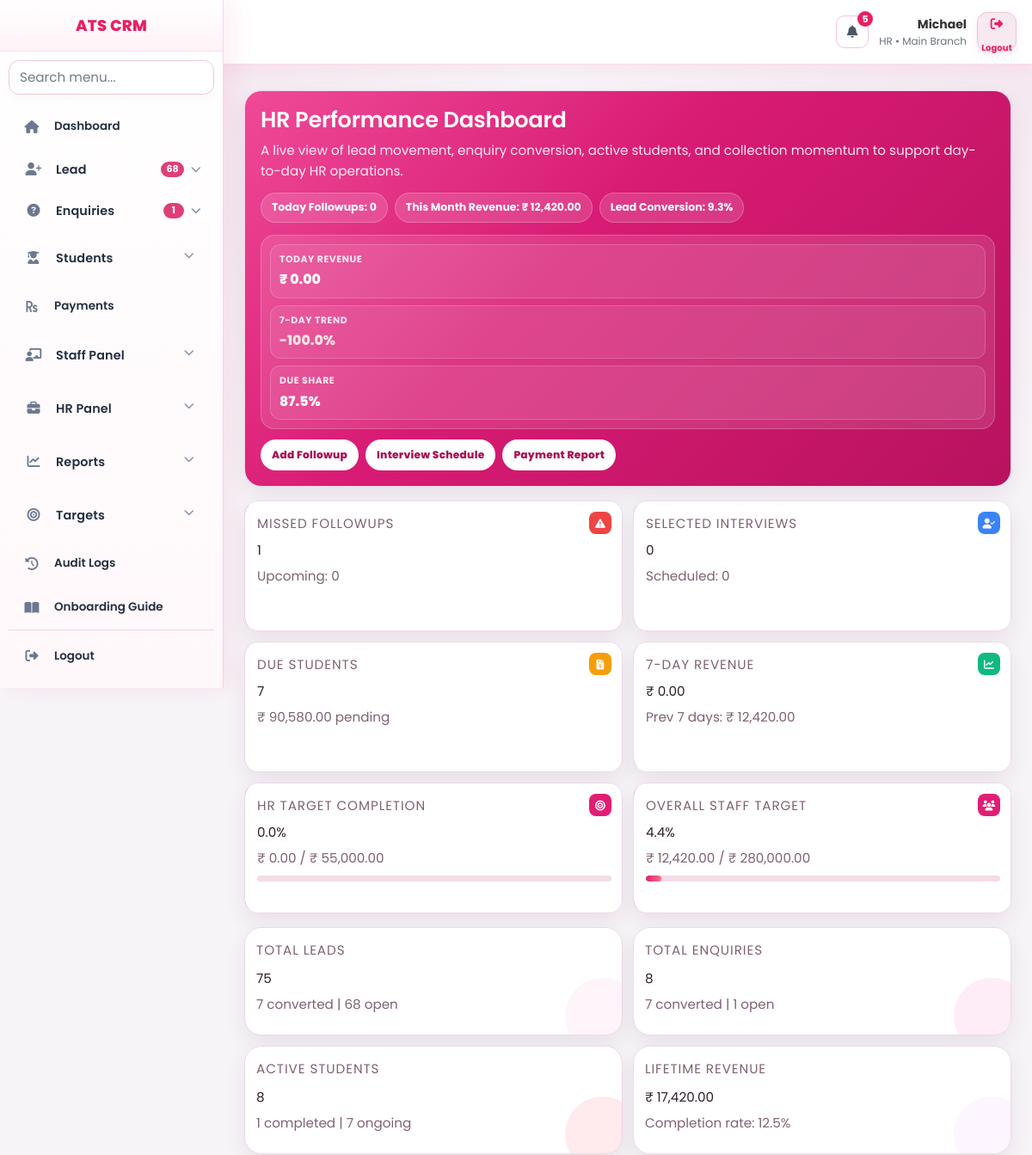
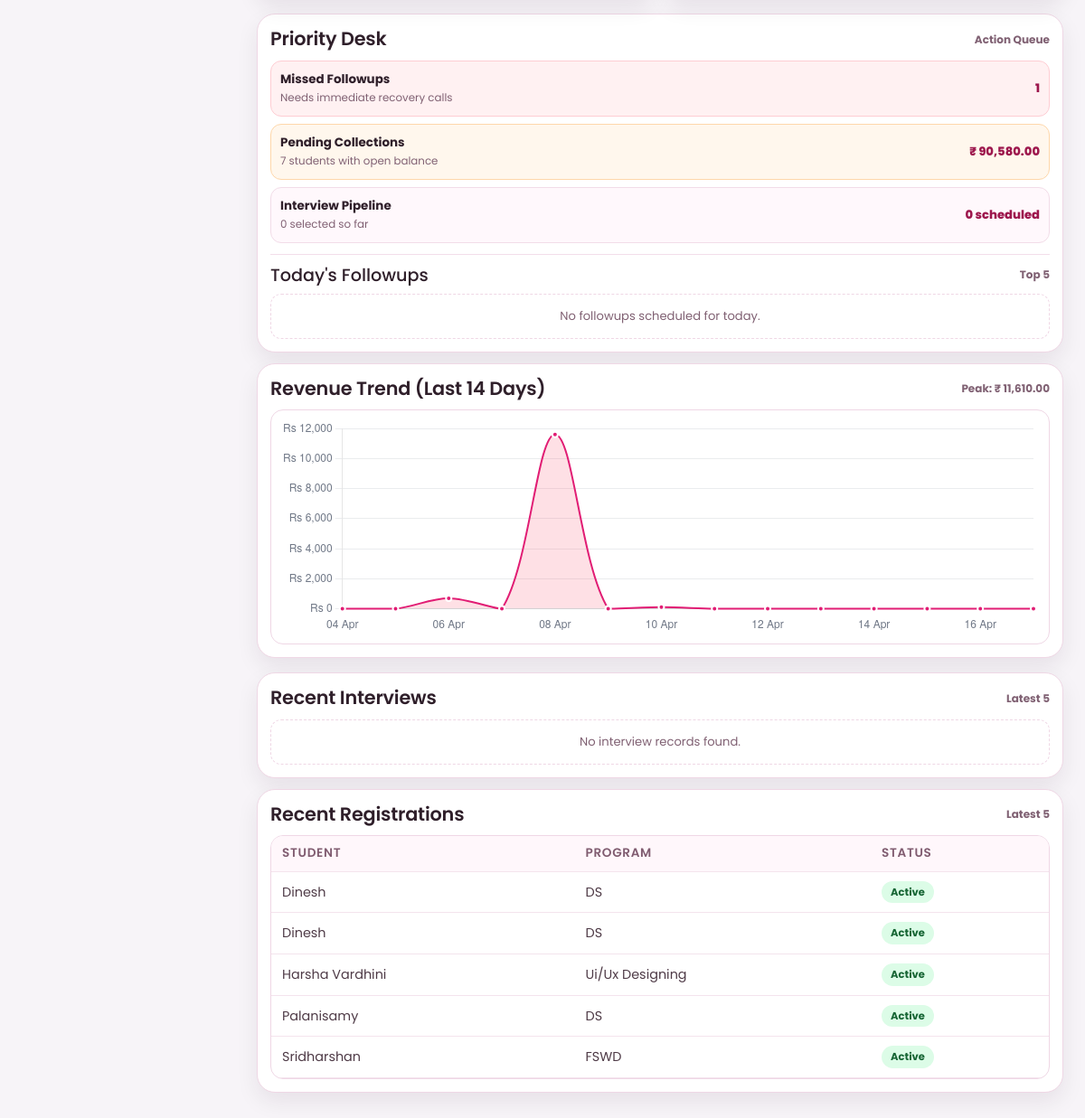
The app's page /index.php?page=reports/payment (signed in) with its own data (2 pictures, top to bottom).
### tables this page shows
CREATE TABLE `menus` (
  `id` int(11) NOT NULL AUTO_INCREMENT,
  `menu_name` varchar(150) NOT NULL,
  `menu_slug` varchar(150) NOT NULL,
  `parent_id` int(11) DEFAULT NULL,
  `icon` varchar(100) DEFAULT NULL,
  `sort_order` int(11) DEFAULT 0,
  `status` tinyint(1) DEFAULT 1,
  `created_at` datetime DEFAULT current_timestamp(),
  `updated_at` datetime DEFAULT current_timestamp() ON UPDATE current_timestamp(),
  PRIMARY KEY (`id`)
);

CREATE TABLE `registrations` (
  `id` int(11) NOT NULL AUTO_INCREMENT,
  `registration_no` varchar(50) DEFAULT NULL,
  `enquiry_id` int(11) DEFAULT NULL,
  `branch_id` int(11) NOT NULL,
  `reg_type` enum('course','internship','workshop') NOT NULL,
  `source_type` enum('lead','direct','walkin','reference','online','other') DEFAULT 'direct',
  `joined_on` date DEFAULT NULL,
  `enquiry_snapshot_name` varchar(150) DEFAULT NULL,
  `enquiry_snapshot_phone` varchar(20) DEFAULT NULL,
  `enquiry_snapshot_email` varchar(150) DEFAULT NULL,
  `program_name` varchar(150) DEFAULT NULL,
  `batch_name` varchar(150) DEFAULT NULL,
  `internship_days` int(11) DEFAULT NULL,
  `internship_batch` varchar(100) DEFAULT NULL,
  `internship_start_date` date DEFAULT NULL,
  `internship_end_date` date DEFAULT NULL,
  `internship_completion_status` enum('pending','in_progress','completed') NOT NULL DEFAULT 'pending',
  `internship_certificate_status` enum('not_given','given') NOT NULL DEFAULT 'not_given',
  `internship_certificate_issued_at` datetime DEFAULT NULL,
  `internship_report_status` enum('not_provided','provided') NOT NULL DEFAULT 'not_provided',
  `internship_report_issued_at` datetime DEFAULT NULL,
  `internship_report_due_days` int(11) DEFAULT NULL,
  `total_fee` decimal(10,2) NOT NULL DEFAULT 0.00,
  `discount_amount` decimal(10,2) NOT NULL DEFAULT 0.00,
  `final_fee` decimal(10,2) NOT NULL DEFAULT 0.00,
  `paid_amount` decimal(10,2) NOT NULL DEFAULT 0.00,
  `balance_amount` decimal(10,2) NOT NULL DEFAULT 0.00,
  `payment_status` enum('unpaid','partial','paid') NOT NULL DEFAULT 'unpaid',
  `notes` text DEFAULT NULL,
  `registration_status` enum('draft','active','completed','cancelled') NOT NULL DEFAULT 'draft',
  `assigned_to` int(11) DEFAULT NULL,
  `created_by` int(11) NOT NULL,
  `created_at` datetime NOT NULL,
  `updated_at` datetime NOT NULL,
  PRIMARY KEY (`id`),
  UNIQUE KEY `uk_registration_no` (`registration_no`),
  KEY `enquiry_id` (`enquiry_id`),
  KEY `branch_id` (`branch_id`),
  KEY `assigned_to` (`assigned_to`),
  KEY `status` (`registration_status`),
  KEY `idx_enquiry_id` (`enquiry_id`),
  KEY `idx_branch_id` (`branch_id`),
  KEY `idx_reg_type` (`reg_type`),
  KEY `idx_assigned_to` (`assigned_to`),
  KEY `idx_registration_status` (`registration_status`),
  CONSTRAINT `fk_reg_enquiry` FOREIGN KEY (`enquiry_id`) REFERENCES `enquiries` (`id`) ON DELETE CASCADE
);

### views/dashboard/hr.php (the view, shortened to what the rows shown need)
<?php
if (!function_exists('h')) {
    function h($v) {
        return htmlspecialchars((string)$v, ENT_QUOTES, 'UTF-8');
    }
}
function hrSum(PDO $pdo, string $sql): float {
    try {
        return (float)($pdo->query($sql)->fetchColumn() ?? 0);
    } catch (Exception $e) {
        return 0.0;
    }
}
$regs = [];
try {
    $regs = $pdo->query("
        SELECT enquiry_snapshot_name, program_name, registration_status, joined_on, created_at
        FROM registrations
        ORDER BY id DESC
        LIMIT 5
    ")->fetchAll(PDO::FETCH_ASSOC);
} catch (Exception $e) {
    $regs = [];
}
$chartLabelMap = [];
$chartValueMap = [];
for ($i = 13; $i >= 0; $i--) {
    $d = date('Y-m-d', strtotime("-$i days"));
    $chartLabelMap[$d] = date('d M', strtotime($d));
    $chartValueMap[$d] = 0.0;
}
try {
    $stmt = $pdo->query("
        SELECT payment_date AS pay_day, SUM(amount) AS revenue
        FROM registration_payments
        WHERE payment_date >= CURDATE() - INTERVAL 13 DAY
        GROUP BY payment_date
    ");
    while ($row = $stmt->fetch(PDO::FETCH_ASSOC)) {
        $day = (string)($row['pay_day'] ?? '');
        if (isset($chartValueMap[$day])) {
            $chartValueMap[$day] = (float)($row['revenue'] ?? 0);
        }
    }
} catch (Exception $e) {
}
$chartLabels = array_values($chartLabelMap);
$chartData = array_values($chartValueMap);
$last7Revenue = hrSum($pdo, "SELECT IFNULL(SUM(amount),0) FROM registration_payments WHERE payment_date >= CURDATE() - INTERVAL 6 DAY");
$prev7Revenue = hrSum($pdo, "SELECT IFNULL(SUM(amount),0) FROM registration_payments WHERE payment_date BETWEEN CURDATE() - INTERVAL 13 DAY AND CURDATE() - INTERVAL 7 DAY");
$revenueTrendPct = ($prev7Revenue > 0) ? round((($last7Revenue - $prev7Revenue) / $prev7Revenue) * 100, 1) : ($last7Revenue > 0 ? 100.0 : 0.0);
?>
<div class="hrd-dashboard">
    <section class="hrd-hero">
        <div class="hrd-hero-grid">
            <div>
                <h2 class="hrd-title">HR Performance Dashboard</h2>
            </div>
        </div>
    </section>
    <section class="hrd-row">
        <article class="hrd-card">
            <?php if (empty($regs)): ?>
                <div class="hrd-empty">No registrations found yet.</div>
            <?php else: ?>
                <div class="hrd-table-wrap">
                    <table class="hrd-table">
                        <thead>
                            <tr>
                                <th>Student</th>
                                <th>Program</th>
                                <th>Status</th>
                            </tr>
                        </thead>
                        <tbody>
                            <?php foreach ($regs as $r):
                                $rs = strtolower(trim((string)($r['registration_status'] ?? '')));
                                $rClass = 'is-neutral';
                                if ($rs === 'active' || $rs === 'completed') {
                                    $rClass = 'is-positive';
                                } elseif ($rs === 'draft') {
                                    $rClass = 'is-info';
                                }
                            ?>
                                <tr>
                                    <td><?= h($r['enquiry_snapshot_name'] ?? '-') ?></td>
                                    <td><?= h($r['program_name'] ?? '-') ?></td>
                                    <td><span class="hrd-badge <?= h($rClass) ?>"><?= h(ucfirst($r['registration_status'] ?? '-')) ?></span></td>
                                </tr>
                            <?php endforeach; ?>
                        </tbody>
                    </table>
                </div>
            <?php endif; ?>
        </article>
    </section>
</div>
<script>
(function(){
    const el = document.getElementById('hrRevenueChart');
    if (!el || typeof Chart === 'undefined') return;
    const labels = <?= json_encode($chartLabels, JSON_UNESCAPED_SLASHES) ?>;
    const values = <?= json_encode($chartData, JSON_NUMERIC_CHECK) ?>;
    const trendDirection = <?= json_encode($revenueTrendPct >= 0 ? 'up' : 'down') ?>;
    new Chart(el, {
        type: 'line',
        data: {
            labels: labels,
            datasets: [{
                label: 'Revenue',
                data: values,
                borderColor: '#e11d74',
                backgroundColor: trendDirection === 'up' ? 'rgba(225, 29, 116, 0.16)' : 'rgba(244, 63, 94, 0.16)',
                pointBackgroundColor: '#e11d74',
                pointBorderColor: '#fff',
                pointRadius: 3,
                pointHoverRadius: 5,
                fill: true,
                tension: 0.34,
                borderWidth: 2
            }]
        },
        options: {
            responsive: true,
            maintainAspectRatio: false,
            plugins: {
                legend: { display: false },
                tooltip: {
                    callbacks: {
                        label: function(ctx){
                            return 'Revenue: Rs ' + Number(ctx.raw || 0).toLocaleString('en-IN', {
                                minimumFractionDigits: 2,
                                maximumFractionDigits: 2
                            });
                        }
                    }
                }
            },
            scales: {
                x: {
                    grid: { display: false },
                    ticks: { color: '#6f7786', maxRotation: 0, autoSkip: true, maxTicksLimit: 7 }
                },
                y: {
                    beginAtZero: true,
                    ticks: {
                        color: '#6f7786',
                        callback: function(value){
                            return 'Rs ' + Number(value || 0).toLocaleString('en-IN');
                        }
                    },
                    grid: { color: 'rgba(110, 118, 133, 0.14)' }
                }
            }
        }
    });
})();
</script>

### views/layout/sidebar.php (shortened to what the rows shown need)
<?php
$role_id     = $_SESSION['role_id'] ?? 0;
$currentPage = $_GET['page'] ?? '';
$sessionUserId = (int)($_SESSION['user_id'] ?? 0);
$sessionBranchId = (int)($_SESSION['branch_id'] ?? 0);
$stmt = $pdo->prepare("
    SELECT m.*
    FROM menus m
    INNER JOIN role_permissions rp
        ON rp.menu_id = m.id
    WHERE rp.role_id = :role_id
      AND rp.can_view = 1
      AND m.status = 1
    ORDER BY m.parent_id ASC, m.sort_order ASC
");
$stmt->execute([
    'role_id' => $role_id
]);
$menus = $stmt->fetchAll(PDO::FETCH_ASSOC);
$menus = array_values(array_filter($menus, function($m) {
    $slug = $m['menu_slug'] ?? '';
    return !(
        strpos($slug, 'dashboard/') === 0
        || $slug === 'dashboard'
        || $slug === 'system/demo_reset'
    );
}));
$menuTree = [];
foreach ($menus as $menu) {
    if ($menu['parent_id'] === NULL) {
        $menuTree[$menu['id']] = $menu;
        $menuTree[$menu['id']]['children'] = [];
    }
}
foreach ($menus as $menu) {
    if ($menu['parent_id'] !== NULL && isset($menuTree[$menu['parent_id']])) {
        $menuTree[$menu['parent_id']]['children'][] = $menu;
    }
}
function isParentOpen($parent, $currentPage) {
    if (!isset($parent['children']) || empty($parent['children'])) return false;
    return false;
}
$sidebarBadges = [
    'lead' => 0,
    'enquiries' => 0,
    'enquiries/followups' => 0,
];
try {
    $sidebarBadgeCacheKey = 'sidebar_badges_' . $sessionUserId;
    $cachedSidebarBadges = $_SESSION[$sidebarBadgeCacheKey] ?? null;
    $useBadgeCache = is_array($cachedSidebarBadges)
        && isset($cachedSidebarBadges['ts'], $cachedSidebarBadges['values'])
        && (time() - (int)$cachedSidebarBadges['ts']) <= 30
        && (int)($cachedSidebarBadges['role_id'] ?? 0) === (int)$role_id
        && (int)($cachedSidebarBadges['branch_id'] ?? 0) === (int)$sessionBranchId;
    if ($useBadgeCache) {
        $vals = (array)$cachedSidebarBadges['values'];
        foreach ($sidebarBadges as $k => $v) {
            if (isset($vals[$k])) $sidebarBadges[$k] = max(0, (int)$vals[$k]);
        }
    } else {
        $canAllBranchesSidebar = 0;
        try {
            $stRole = $pdo->prepare("SELECT can_access_all_branches FROM roles WHERE id=? LIMIT 1");
            $stRole->execute([(int)$role_id]);
            $canAllBranchesSidebar = (int)($stRole->fetchColumn() ?? 0);
        } catch (Throwable $e) {
            $canAllBranchesSidebar = 0;
        }
        $leadSql = "SELECT COUNT(*) FROM leads l WHERE l.status NOT IN ('converted','closed')";
        $leadParams = [];
        if ($canAllBranchesSidebar !== 1 && $sessionBranchId > 0) {
            $leadSql .= " AND l.branch_id = ?";
            $leadParams[] = $sessionBranchId;
        }
        $stLead = $pdo->prepare($leadSql);
        $stLead->execute($leadParams);
        $sidebarBadges['lead'] = (int)($stLead->fetchColumn() ?: 0);
        $enqSql = "SELECT COUNT(*) FROM enquiries e WHERE e.status IN ('new','followup')";
        $enqParams = [];
        if ($canAllBranchesSidebar !== 1 && $sessionBranchId > 0) {
            $enqSql .= " AND e.branch_id = ?";
            $enqParams[] = $sessionBranchId;
        }
        $stEnq = $pdo->prepare($enqSql);
        $stEnq->execute($enqParams);
        $sidebarBadges['enquiries'] = (int)($stEnq->fetchColumn() ?: 0);
        $fuSql = "
            SELECT COUNT(*)
            FROM enquiry_followups f
            INNER JOIN enquiries e ON e.id = f.enquiry_id
            WHERE LOWER(TRIM(COALESCE(f.status,'pending'))) = 'pending'
        ";
        $fuParams = [];
        if ($canAllBranchesSidebar !== 1 && $sessionBranchId > 0) {
            $fuSql .= " AND f.branch_id = ?";
            $fuParams[] = $sessionBranchId;
        }
        $stFu = $pdo->prepare($fuSql);
        $stFu->execute($fuParams);
        $sidebarBadges['enquiries/followups'] = (int)($stFu->fetchColumn() ?: 0);
    }
} catch (Throwable $e) {
}
if (!function_exists('sidebarBadgeText')) {
    function sidebarBadgeText($count): string {
        $c = max(0, (int)$count);
        return $c > 99 ? '99+' : (string)$c;
    }
}
?>
<div class="sidebar" id="crmSidebar">
    <ul class="menu-list">
        <?php foreach ($menuTree as $parent): ?>
            <?php
                $hasChildren  = !empty($parent['children']);
                $parentOpen   = isParentOpen($parent, $currentPage);
                $parentActive = ($currentPage === $parent['menu_slug']) || $parentOpen;
            ?>
            <li class="<?= $parentActive ? 'active' : '' ?> <?= $hasChildren ? 'has-children' : '' ?> <?= $parentOpen ? 'open' : '' ?>"<?= $hasChildren ? ' data-initial-open="' . ($parentOpen ? '1' : '0') . '"' : '' ?>>
                <?php if ($hasChildren): ?>
                    <?php $submenuId = 'submenu-' . (int)$parent['id']; ?>
                    <button
                        type="button"
                        class="menu-toggle"
                        data-menu-id="<?= (int)$parent['id'] ?>"
                        data-tooltip="<?= htmlspecialchars($parent['menu_name']) ?>"
                        aria-expanded="<?= $parentOpen ? 'true' : 'false' ?>"
                        aria-controls="<?= htmlspecialchars($submenuId) ?>"
                    >
                        <i class="<?= htmlspecialchars($parent['icon'] ?: 'fas fa-circle') ?>"></i>
                        <span class="menu-label"><?= htmlspecialchars($parent['menu_name']) ?></span>
                        <?php
                            $parentSlug = strtolower(trim((string)($parent['menu_slug'] ?? '')));
                            $parentName = strtolower(trim((string)($parent['menu_name'] ?? '')));
                            $parentBadgeCount = 0;
                            if ($parentSlug === 'lead' || strpos($parentName, 'lead') !== false) {
                                $parentBadgeCount = (int)($sidebarBadges['lead'] ?? 0);
                            } elseif ($parentSlug === 'enquiries' || strpos($parentName, 'enquir') !== false) {
                                $parentBadgeCount = (int)($sidebarBadges['enquiries'] ?? 0);
                            }
                        ?>
                        <?php if ($parentBadgeCount > 0): ?>
                            <span class="menu-tail">
                                <span class="menu-badge" data-modern-tooltip="Open <?= htmlspecialchars($parent['menu_name']) ?>: <?= (int)$parentBadgeCount ?>">
                                    <?= htmlspecialchars(sidebarBadgeText($parentBadgeCount)) ?>
                                </span>
                                <i class="fas fa-chevron-down caret"></i>
                            </span>
                        <?php else: ?>
                            <span class="menu-tail">
                                <i class="fas fa-chevron-down caret"></i>
                            </span>
                        <?php endif; ?>
                    </button>
                <?php else: ?>
                    <a href="index.php?page=<?= htmlspecialchars($parent['menu_slug']) ?>" data-tooltip="<?= htmlspecialchars($parent['menu_name']) ?>">
                        <i class="<?= htmlspecialchars($parent['icon'] ?: 'fas fa-circle') ?>"></i>
                        <span class="menu-label"><?= htmlspecialchars($parent['menu_name']) ?></span>
                    </a>
                <?php endif; ?>
            </li>
        <?php endforeach; ?>
    </ul>
</div>

### records on screen
menus: menu_name "Lead", parentBadgeCount "68"
menus: menu_name "Enquiries", parentBadgeCount "1"
menus: menu_name "Students"
menus: menu_name "Payments"
menus: menu_name "Staff Panel"
menus: menu_name "HR Panel"
menus: menu_name "Reports"
menus: menu_name "Targets"
registrations: enquiry_snapshot_name "Dinesh", program_name "DS", registration_status "Active"
registrations: enquiry_snapshot_name "Dinesh", program_name "DS", registration_status "Active"
registrations: enquiry_snapshot_name "Harsha Vardhini", program_name "Ui/Ux Designing", registration_status "Active"
registrations: enquiry_snapshot_name "Palanisamy", program_name "DS", registration_status "Active"
registrations: enquiry_snapshot_name "Sridharshan", program_name "FSWD", registration_status "Active"

### other values on screen
$topNotificationCount "5"
$user_name "Michael"
$user_role "HR"
$branch_name "Main Branch"
APP_NAME "ATS CRM"
$todayFollowupCount "0"
inr_symbol() "₹"
$monthRevenue "12,420.00"
$leadRate "9.3"
$todayRevenue "0.00"
$revenueTrendPct "-100.0"
$dueSharePct "87.5"
$missedFollowups "1"
$upcomingFollowups "0"
$selectedInterviews "0"
